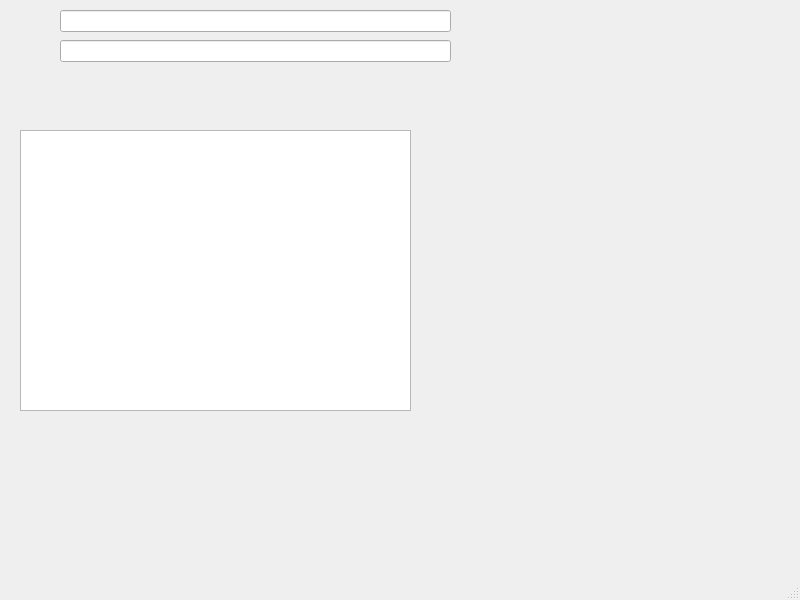
<?xml version="1.0" encoding="UTF-8"?>
<ui version="4.0">
 <class>MainWindow</class>
 <widget class="QMainWindow" name="MainWindow">
  <property name="geometry">
   <rect>
    <x>0</x>
    <y>0</y>
    <width>800</width>
    <height>600</height>
   </rect>
  </property>
  <property name="windowTitle">
   <string>MainWindow</string>
  </property>
  <widget class="QWidget" name="centralwidget">
   <widget class="QTextEdit" name="textEdit">
    <property name="geometry">
     <rect>
      <x>20</x>
      <y>130</y>
      <width>391</width>
      <height>281</height>
     </rect>
    </property>
   </widget>
   <widget class="QLineEdit" name="lineEdit">
    <property name="geometry">
     <rect>
      <x>60</x>
      <y>10</y>
      <width>391</width>
      <height>22</height>
     </rect>
    </property>
   </widget>
   <widget class="QLineEdit" name="lineEdit_2">
    <property name="geometry">
     <rect>
      <x>60</x>
      <y>40</y>
      <width>391</width>
      <height>22</height>
     </rect>
    </property>
   </widget>
  </widget>
  <widget class="QMenuBar" name="menubar">
   <property name="geometry">
    <rect>
     <x>0</x>
     <y>0</y>
     <width>800</width>
     <height>26</height>
    </rect>
   </property>
  </widget>
  <widget class="QStatusBar" name="statusbar"/>
 </widget>
 <resources/>
 <connections/>
</ui>
